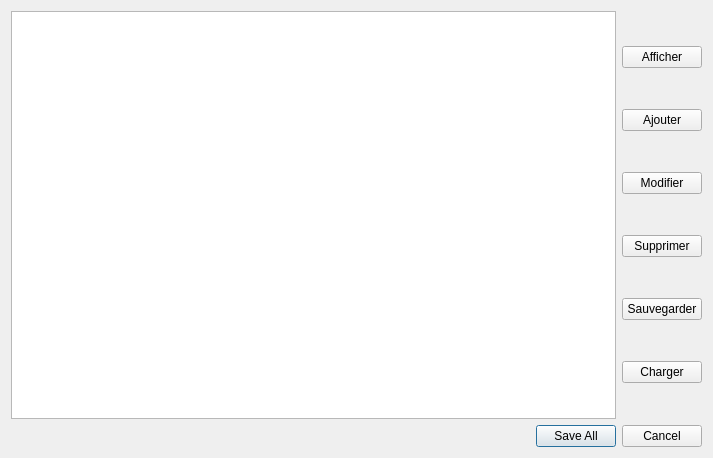
<?xml version="1.0" encoding="UTF-8"?>
<ui version="4.0">
 <class>EntityWindow</class>
 <widget class="QDialog" name="EntityWindow">
  <property name="geometry">
   <rect>
    <x>0</x>
    <y>0</y>
    <width>713</width>
    <height>458</height>
   </rect>
  </property>
  <property name="windowTitle">
   <string>Dialog</string>
  </property>
  <layout class="QVBoxLayout" name="verticalLayout_3">
   <item>
    <layout class="QVBoxLayout" name="verticalLayout_2">
     <item>
      <layout class="QHBoxLayout" name="horizontalLayout">
       <item>
        <widget class="QListView" name="entityListView"/>
       </item>
       <item>
        <layout class="QVBoxLayout" name="verticalLayout">
         <item>
          <widget class="QPushButton" name="showPushButton">
           <property name="text">
            <string>Afficher</string>
           </property>
          </widget>
         </item>
         <item>
          <widget class="QPushButton" name="addPushButton">
           <property name="text">
            <string>Ajouter</string>
           </property>
          </widget>
         </item>
         <item>
          <widget class="QPushButton" name="modifyPushButton">
           <property name="text">
            <string>Modifier</string>
           </property>
          </widget>
         </item>
         <item>
          <widget class="QPushButton" name="deletePushButton">
           <property name="text">
            <string>Supprimer</string>
           </property>
          </widget>
         </item>
         <item>
          <widget class="QPushButton" name="savePushButton">
           <property name="text">
            <string>Sauvegarder</string>
           </property>
          </widget>
         </item>
         <item>
          <widget class="QPushButton" name="loadPushButton">
           <property name="text">
            <string>Charger</string>
           </property>
          </widget>
         </item>
        </layout>
       </item>
      </layout>
     </item>
     <item>
      <widget class="QDialogButtonBox" name="buttonBox">
       <property name="orientation">
        <enum>Qt::Horizontal</enum>
       </property>
       <property name="standardButtons">
        <set>QDialogButtonBox::Cancel|QDialogButtonBox::SaveAll</set>
       </property>
      </widget>
     </item>
    </layout>
   </item>
  </layout>
 </widget>
 <resources/>
 <connections>
  <connection>
   <sender>buttonBox</sender>
   <signal>accepted()</signal>
   <receiver>EntityWindow</receiver>
   <slot>accept()</slot>
   <hints>
    <hint type="sourcelabel">
     <x>248</x>
     <y>254</y>
    </hint>
    <hint type="destinationlabel">
     <x>157</x>
     <y>274</y>
    </hint>
   </hints>
  </connection>
  <connection>
   <sender>buttonBox</sender>
   <signal>rejected()</signal>
   <receiver>EntityWindow</receiver>
   <slot>reject()</slot>
   <hints>
    <hint type="sourcelabel">
     <x>316</x>
     <y>260</y>
    </hint>
    <hint type="destinationlabel">
     <x>286</x>
     <y>274</y>
    </hint>
   </hints>
  </connection>
 </connections>
</ui>
